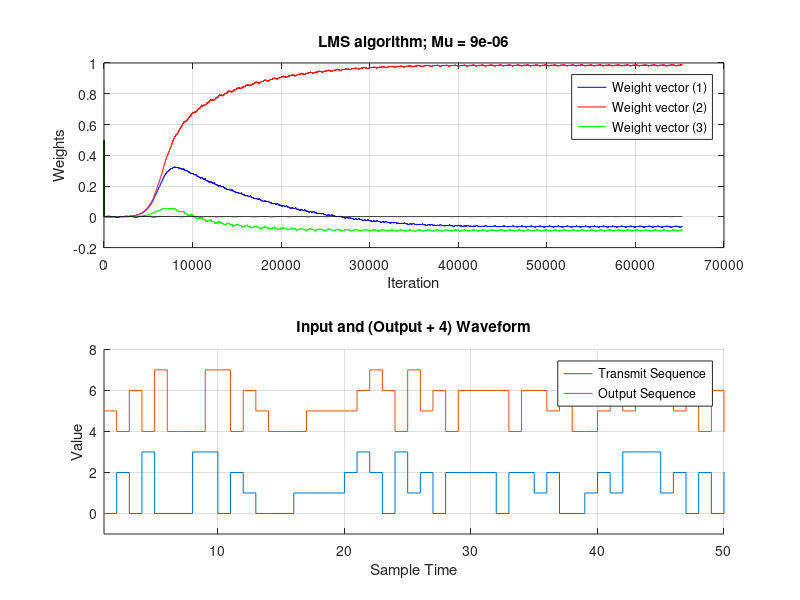

This figure's MATLAB source:
%%%%%%%%%%%%%%%%%%%%%%%%%%%%%%%%%%%%%%%%%%
% Digital Signal Processing finding FFE & DFE co-eff
% Scan parameter is placed in v1
% Sample Pattern (Suggestted by A Phi) is placed in v1
%%%%%%%%%%%%%%%%%%%%%%%%%%%%%%%%%%%%%%%%%%

clear all;clf;clc;
warning off;
% DSP Platform
%---------------------------------------
    TMP_LEN=2^10-1;
    
    size_ = 5; %size = 20*(2^10-1)
    
    Nu_of_FFE = 3;
    Nu_of_DFE = 1;
    
    thres1 = 15;
    thres2 = 6;
    thres3 = 9;
    
    muy =0.000009;

% Assume parameter of channel

    % GOOD: 0%
    % g = [0.1 1 0.7]
    % g = [0.2 1 0.5]
    % g = [0.3 1 0.7]
    % g = [0.3 1 0.2]

    % 2.9%
    g = [0.3 1 0.1]

    % 3.5%
    % g = [0.4 1 0.5]

    % 6.3%
    % g = [0.4 1 0.3]

    % 11%
    % g = [0.4 1 0.2]

% PHY training sequence for PAM-4 Modulation
% ------------------------------------------------------------------------------
% Generate Test Mode 1 Per Gear, 2^21-2 sC2 balanced sequence
    sc4=[15 5 -15 -5];

% 2^20-1 symbol sequence used once at positive polarity and then in negative polarity to ensure zero DC
    scr=ones(1,20);
    scrN=zeros(TMP_LEN,20);

    for nn=1:TMP_LEN
        scrN(nn,:)=scr;
        scr = [mod(scr([1:16]+4)+scr([1:16]+1),2),scr(1:4)];
    end
    
    sc4Ai = scrN(:,[3:4]+12);
    sc4Airef = (sc4Ai(:,1)*2+sc4Ai(:,2))+1;
    sc4Asymb = sc4(sc4Airef);
    ideal_result = sc4Airef'-1;
    inverse_ideal = ones(1,size(ideal_result,2)); %No DC
    
    for i=1:size(ideal_result,2)
        if ideal_result(1,i) == 0
            inverse_ideal(1,i) = 2;
        else
            if ideal_result(1,i) == 1
                inverse_ideal(1,i) = 3;
            else
                if ideal_result(1,i)==2
                    inverse_ideal(1,i)=0;
                else
                    inverse_ideal(1,i)=1;
                end
            end
        end
    end
    
    ideal_result = [ideal_result inverse_ideal];

    Aseq = [sc4Asymb -sc4Asymb];
    input = Aseq;
    
    for i =1:size_
        input = [input input];
        ideal_result =[ideal_result ideal_result];
    end
    
%------------------------------------------------------------------------------

% Extract Input Sequence
    input = input(1:size(ideal_result,2)-200);

    after_channel = filter(g,1,input);

    tap = Nu_of_FFE + Nu_of_DFE;

% Initial coefficient
wopt = zeros(tap,length(input)+1);
wopt(:,3)=0.5*ones(tap,1);
uvec = ones(tap,1);

for i=tap:length(input)
    % Bring new input sample
    ffe = after_channel(1,i)*wopt(1,i) + after_channel(1,i-1)*wopt(2,i) + after_channel(1,i-2)*wopt(3,i) + after_channel(1,i-3)*wopt(4,i);
    
    uvec(1) = ffe;

    %Calculate the error
    e(i) = (input(1,i-2)-uvec(1));
    
    %Update weights
    wopt(:,i+1)=wopt(:,i)+muy*uvec*e(i);
    
    %shift the data sample
    uvec(3) = uvec(2);
    uvec(2) = uvec(1);
end

% Plot w parameter optimal vector versus Iteration
%     figure(1);
    subplot(2,1,1);
    hold off;
    plot([1:length(input)+1],wopt(1,:),'b');
    hold on;
    grid on;
    plot([1:length(input)+1],wopt(2,:),'r');
    plot([1:length(input)+1],wopt(3,:),'g');
    plot([1:length(input)+1],wopt(4,:),'k');
    legend('Weight vector (1)','Weight vector (2)','Weight vector (3)');
    xlabel('Iteration');ylabel('Weights');
    title(['LMS algorithm; Mu = ' num2str(muy)]);
    disp(['Weight vector of AF: w = ', mat2str(wopt(:,length(input)+1))]);
  
%%%%%%%%%%%%%%%%%%%%%%%%%%%%%%%%%%%%%%%%
%%%%%%%%%%%%%%%%%%%%%%%%%%%%%%%%%%%%%%%%
%%%%%%%%%%%%%%%%%%%%%%%%%%%%%%%%%%%%%%%%
%%%%%%%%%%%%%%%%%%%%%%%%%%%%%%%%%%%%%%%%
       
% Apply result

    a = floor(wopt(2,length(input))*2^8)/2^8;
    b = floor(wopt(3,length(input))*2^8)/2^8;
    c = floor(wopt(1,length(input))*2^8)/2^8;
    d = floor(wopt(4,length(input))*2^8)/2^8;
%     c = abs(wopt(1,length(input))) + abs(wopt(2,length(input))) + abs(wopt(3,length(input))) 
%     a = wopt(3,length(input))
%     b = -wopt(4,length(input))
%     d = sum(wopt(:,length(input)))
    
    N_START = 1000;
    N_END   = 5000;
    
    input=input(N_START:N_END);
    ideal_result=ideal_result(N_START:N_END);

    after_channel = filter(g,1,input);
    
    for i=3:size(input,2)
        ffe(1,i) = after_channel(1,i-1)*a+after_channel(1,i)*b + after_channel(1,i-2)*c;
    end
    
    output = [];
    before_decision = [];
    delay1=0;
    
    for i=2:size(input,2)
        switch(delay1)
            case 0
                temp = ffe(1,i) - thres1*d;
            case 1
                temp = ffe(1,i) - thres2*d;
            case 2
                temp = ffe(1,i) + thres1*d;
            case 3
                temp = ffe(1,i) + thres2*d;
        end
        
        v1 =0;
        v2 =0;
        v3 =0;
        
        if (temp >= thres3)
            v1 = 1;
        end
        
        if (temp >= 0)
            v2 = 1;
        end
        
        if (temp >= -thres3)
            v3 = 1;
        end
        
        test = 4*v1+2*v2+v3;
        switch (test)
            case 7
                dfe = 0;
            case 3
                dfe = 1;
            case 1
                dfe = 3;
            case 0
                dfe = 2;
        end
        delay1 = dfe;
        output = [output dfe];
        before_decision = [before_decision temp];
    end
    
% figure(2)
% clf;
subplot(2,1,2);
hold on
grid on
% subplot(3,1,1);
stairs(ideal_result);
stairs(output+4);
axis([1 50 -1 8]);
legend('Transmit Sequence','Output Sequence');
xlabel('Sample Time');ylabel('Value');
title(['Input and (Output + 4) Waveform']);
% subplot(3,1,2);
% stairs(output);
% axis([0 30 -2 7]);
% grid on

% subplot(3,1,3);
% stairs(ideal_result);
% hold on
% grid on
% axis([0 20 -15 15]);
% stairs(before_decision);
 
error = sum(output(5:end)~=ideal_result(4:end-2))
FER   = error/size(input,2)

